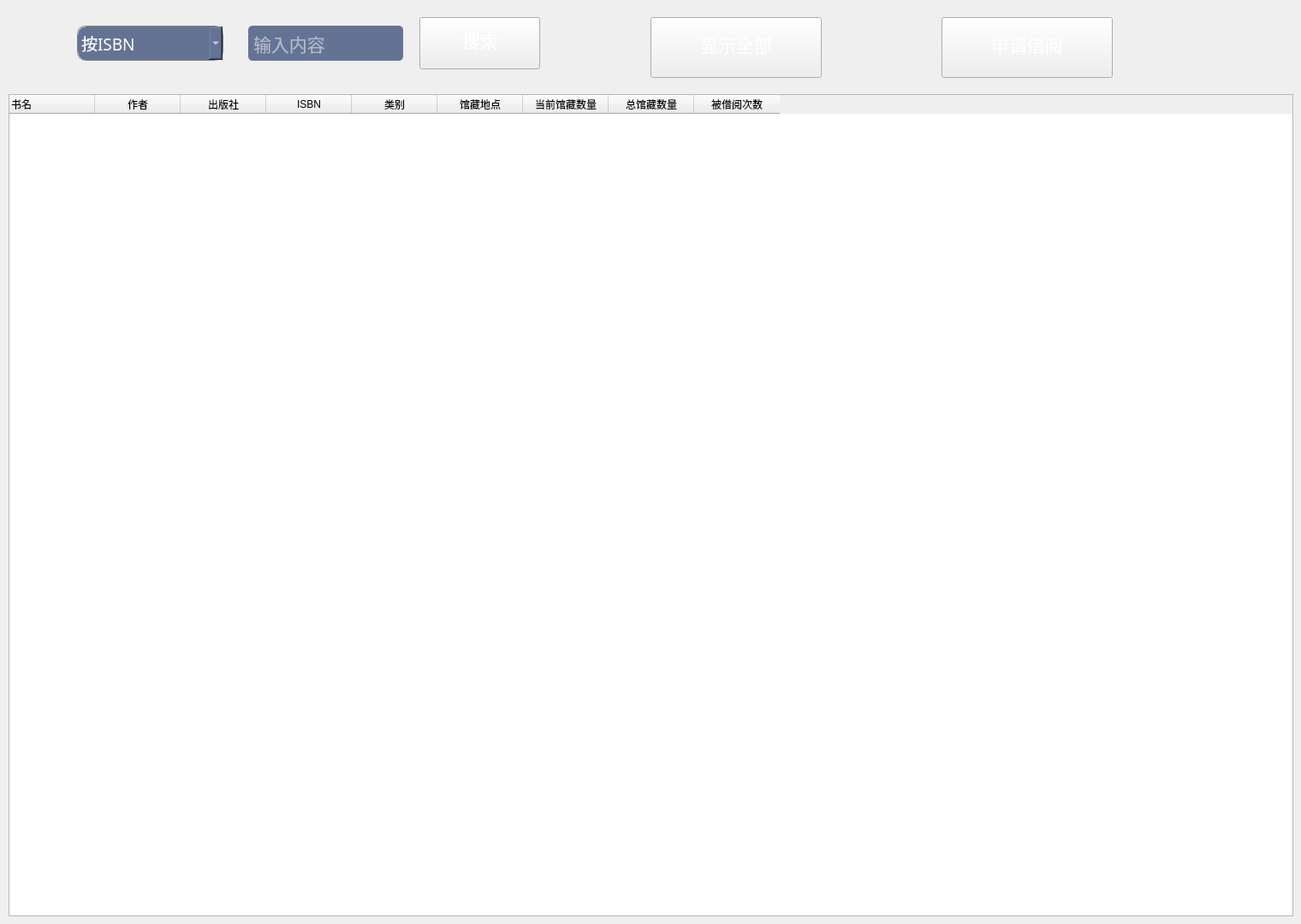
<?xml version="1.0" encoding="UTF-8"?>
<ui version="4.0">
 <class>BorrowBook</class>
 <widget class="QWidget" name="BorrowBook">
  <property name="geometry">
   <rect>
    <x>0</x>
    <y>0</y>
    <width>1520</width>
    <height>1080</height>
   </rect>
  </property>
  <property name="windowTitle">
   <string>Form</string>
  </property>
  <widget class="QTableWidget" name="tableWidget">
   <property name="geometry">
    <rect>
     <x>10</x>
     <y>110</y>
     <width>1501</width>
     <height>961</height>
    </rect>
   </property>
   <property name="contextMenuPolicy">
    <enum>Qt::DefaultContextMenu</enum>
   </property>
   <property name="styleSheet">
    <string notr="true">font: 10pt &quot;楷体&quot;;</string>
   </property>
   <column>
    <property name="text">
     <string>书名</string>
    </property>
    <property name="textAlignment">
     <set>AlignJustify|AlignVCenter</set>
    </property>
   </column>
   <column>
    <property name="text">
     <string>作者</string>
    </property>
   </column>
   <column>
    <property name="text">
     <string>出版社</string>
    </property>
   </column>
   <column>
    <property name="text">
     <string>ISBN</string>
    </property>
   </column>
   <column>
    <property name="text">
     <string>类别</string>
    </property>
   </column>
   <column>
    <property name="text">
     <string>馆藏地点</string>
    </property>
   </column>
   <column>
    <property name="text">
     <string>当前馆藏数量</string>
    </property>
   </column>
   <column>
    <property name="text">
     <string>总馆藏数量</string>
    </property>
   </column>
   <column>
    <property name="text">
     <string>被借阅次数</string>
    </property>
   </column>
  </widget>
  <widget class="QPushButton" name="button_req">
   <property name="geometry">
    <rect>
     <x>1100</x>
     <y>20</y>
     <width>200</width>
     <height>71</height>
    </rect>
   </property>
   <property name="font">
    <font>
     <family>楷体</family>
     <pointsize>16</pointsize>
     <weight>50</weight>
     <italic>false</italic>
     <bold>false</bold>
    </font>
   </property>
   <property name="styleSheet">
    <string notr="true">QPushButton{
font: 16pt &quot;楷体&quot;;
border-image: url(:/image/image/anniu.png);
	color: rgb(255, 255, 255);
    padding-top:-8px;
}
 
QPushButton:hover{
font: 16pt &quot;楷体&quot;;
border-image: url(:/image/image/anniu2.png);
color: rgb(255, 255, 255);
padding-top:-8px;
}
QPushButton:pressed{
font: 16pt &quot;楷体&quot;;
border-image: url(:/image/image/anniu2.png);
color: rgb(255, 255, 255);
padding-top:-8px;
}
</string>
   </property>
   <property name="text">
    <string>申请借阅</string>
   </property>
  </widget>
  <widget class="QComboBox" name="searchbox">
   <property name="geometry">
    <rect>
     <x>90</x>
     <y>30</y>
     <width>171</width>
     <height>41</height>
    </rect>
   </property>
   <property name="font">
    <font>
     <family>楷体</family>
     <pointsize>14</pointsize>
     <weight>50</weight>
     <italic>false</italic>
     <bold>false</bold>
    </font>
   </property>
   <property name="acceptDrops">
    <bool>false</bool>
   </property>
   <property name="styleSheet">
    <string notr="true">font: 14pt &quot;楷体&quot;;
border:1px groove gray;
border-radius:10px;
padding:2px 4px;
color: rgb(255, 255, 255);
background-color: rgb(100, 115, 148);;</string>
   </property>
   <item>
    <property name="text">
     <string>按ISBN</string>
    </property>
   </item>
   <item>
    <property name="text">
     <string>按书名</string>
    </property>
   </item>
   <item>
    <property name="text">
     <string>按类别</string>
    </property>
   </item>
   <item>
    <property name="text">
     <string>按作者</string>
    </property>
   </item>
   <item>
    <property name="text">
     <string>按出版社</string>
    </property>
   </item>
   <item>
    <property name="text">
     <string>按馆藏地点</string>
    </property>
   </item>
  </widget>
  <widget class="QLineEdit" name="searchle">
   <property name="geometry">
    <rect>
     <x>290</x>
     <y>30</y>
     <width>181</width>
     <height>41</height>
    </rect>
   </property>
   <property name="font">
    <font>
     <family>楷体</family>
     <pointsize>16</pointsize>
     <weight>50</weight>
     <italic>false</italic>
     <bold>false</bold>
    </font>
   </property>
   <property name="acceptDrops">
    <bool>false</bool>
   </property>
   <property name="styleSheet">
    <string notr="true">font: 16pt &quot;楷体&quot;;
border-radius:5px;
color: rgb(255, 255, 255);
padding:2px 4px;
background-color: rgb(100, 115, 148);</string>
   </property>
   <property name="maxLength">
    <number>16</number>
   </property>
   <property name="placeholderText">
    <string>输入内容</string>
   </property>
   <property name="clearButtonEnabled">
    <bool>true</bool>
   </property>
  </widget>
  <widget class="QPushButton" name="button_search">
   <property name="geometry">
    <rect>
     <x>490</x>
     <y>20</y>
     <width>141</width>
     <height>61</height>
    </rect>
   </property>
   <property name="font">
    <font>
     <family>楷体</family>
     <pointsize>16</pointsize>
     <weight>50</weight>
     <italic>false</italic>
     <bold>false</bold>
    </font>
   </property>
   <property name="styleSheet">
    <string notr="true">QPushButton{
font: 16pt &quot;楷体&quot;;
border-image: url(:/image/image/anniu.png);
	color: rgb(255, 255, 255);
    padding-top:-8px;
}
 
QPushButton:hover{
font: 16pt &quot;楷体&quot;;
border-image: url(:/image/image/anniu2.png);
color: rgb(255, 255, 255);
padding-top:-8px;
}
QPushButton:pressed{
font: 16pt &quot;楷体&quot;;
border-image: url(:/image/image/anniu2.png);
color: rgb(255, 255, 255);
padding-top:-8px;
}
</string>
   </property>
   <property name="text">
    <string>搜索</string>
   </property>
  </widget>
  <widget class="QPushButton" name="button_all">
   <property name="geometry">
    <rect>
     <x>760</x>
     <y>20</y>
     <width>200</width>
     <height>71</height>
    </rect>
   </property>
   <property name="font">
    <font>
     <family>楷体</family>
     <pointsize>16</pointsize>
     <weight>50</weight>
     <italic>false</italic>
     <bold>false</bold>
    </font>
   </property>
   <property name="styleSheet">
    <string notr="true">QPushButton{
font: 16pt &quot;楷体&quot;;
border-image: url(:/image/image/anniu.png);
	color: rgb(255, 255, 255);
    padding-top:-8px;
}
 
QPushButton:hover{
font: 16pt &quot;楷体&quot;;
border-image: url(:/image/image/anniu2.png);
color: rgb(255, 255, 255);
padding-top:-8px;
}
QPushButton:pressed{
font: 16pt &quot;楷体&quot;;
border-image: url(:/image/image/anniu2.png);
color: rgb(255, 255, 255);
padding-top:-8px;
}
</string>
   </property>
   <property name="text">
    <string>显示全部</string>
   </property>
  </widget>
 </widget>
 <resources/>
 <connections/>
</ui>
